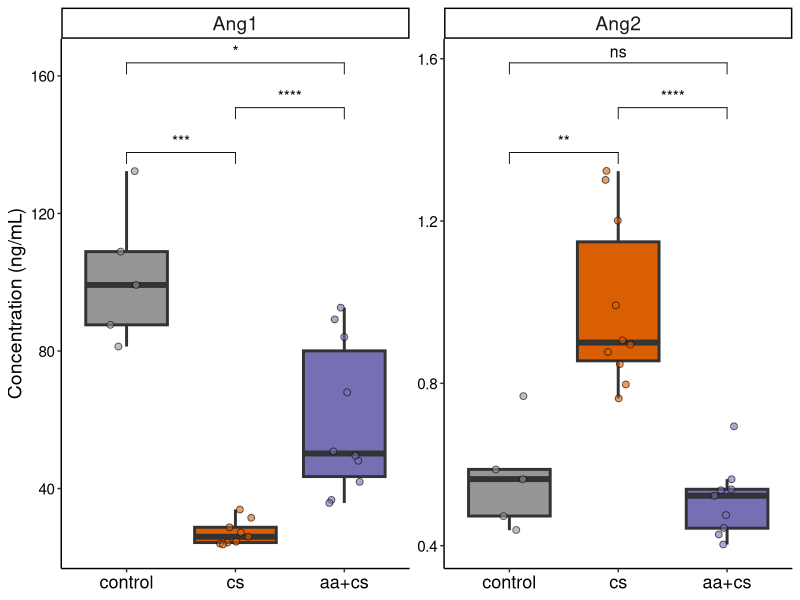
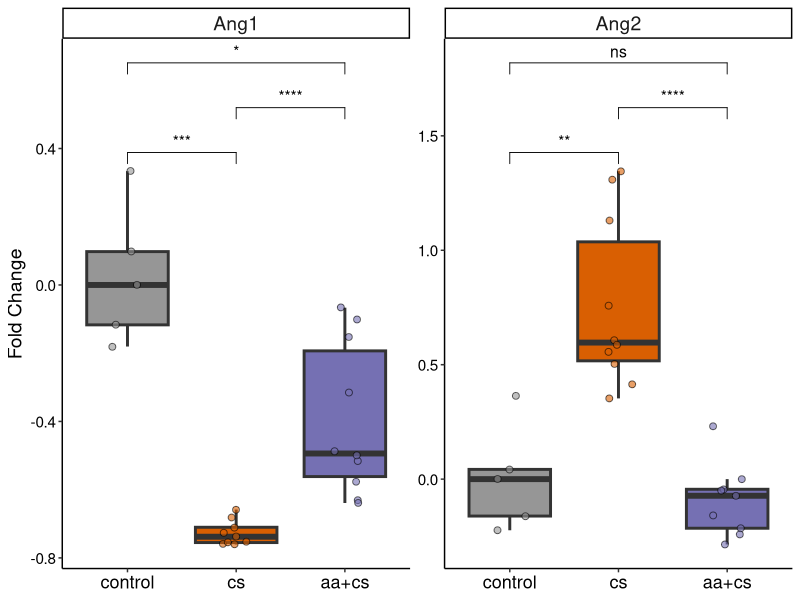
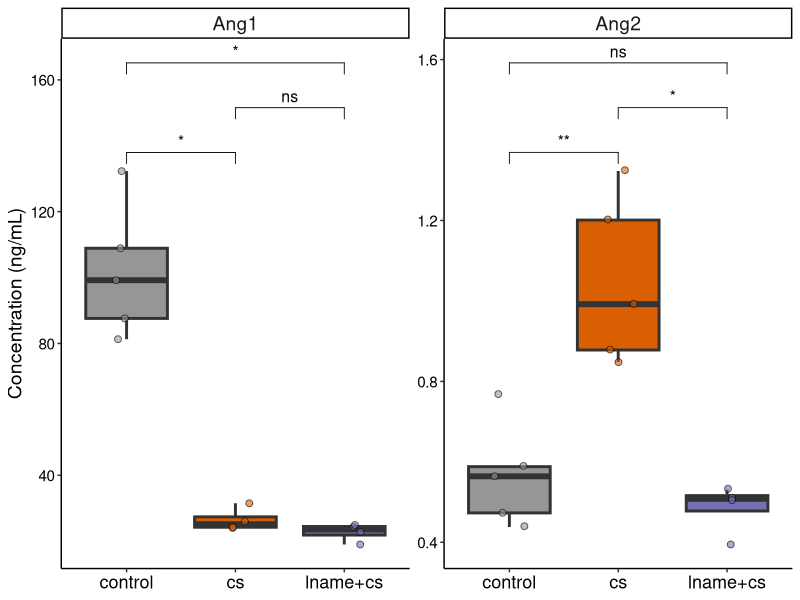
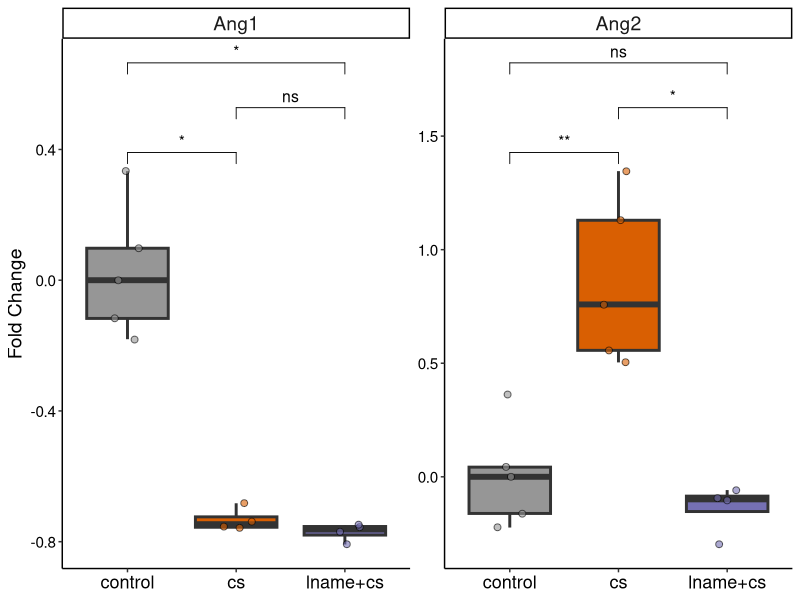
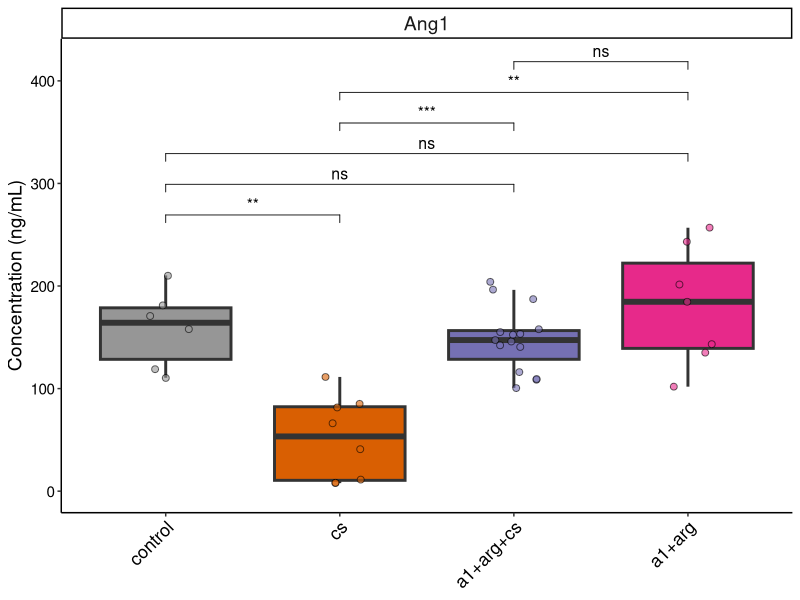
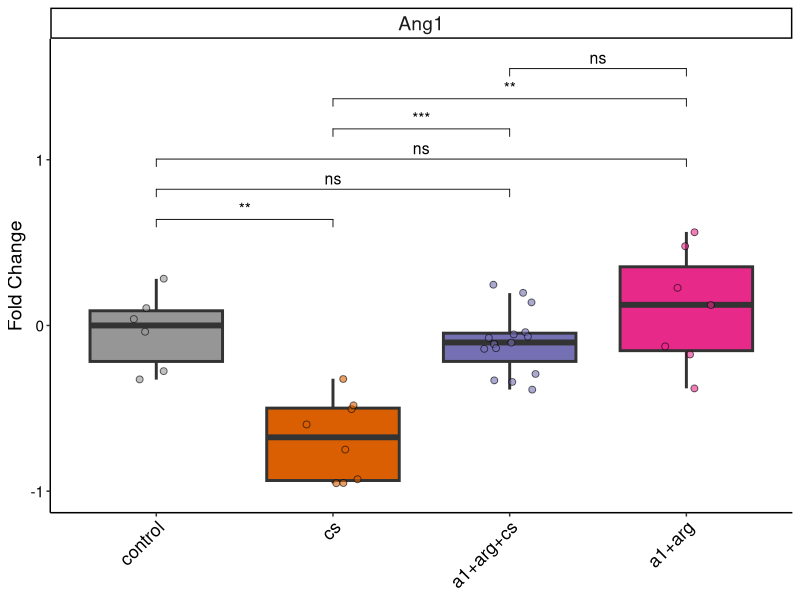
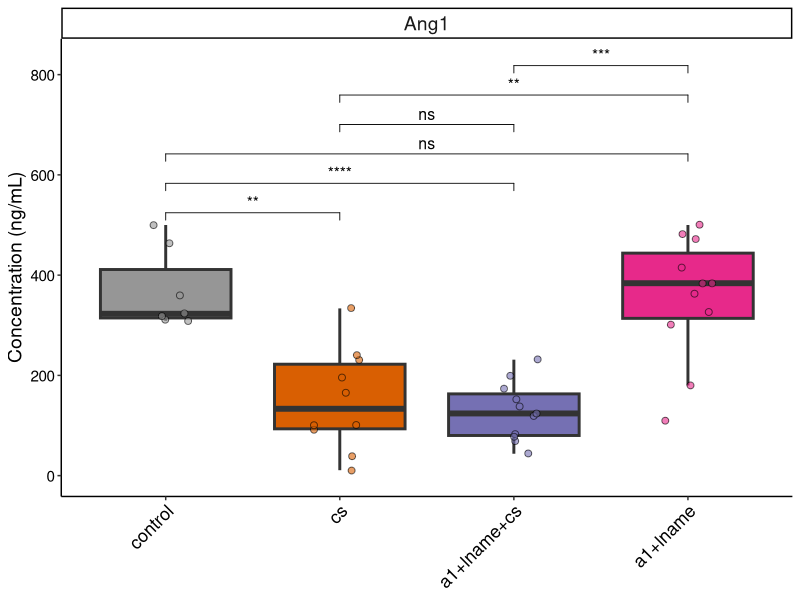
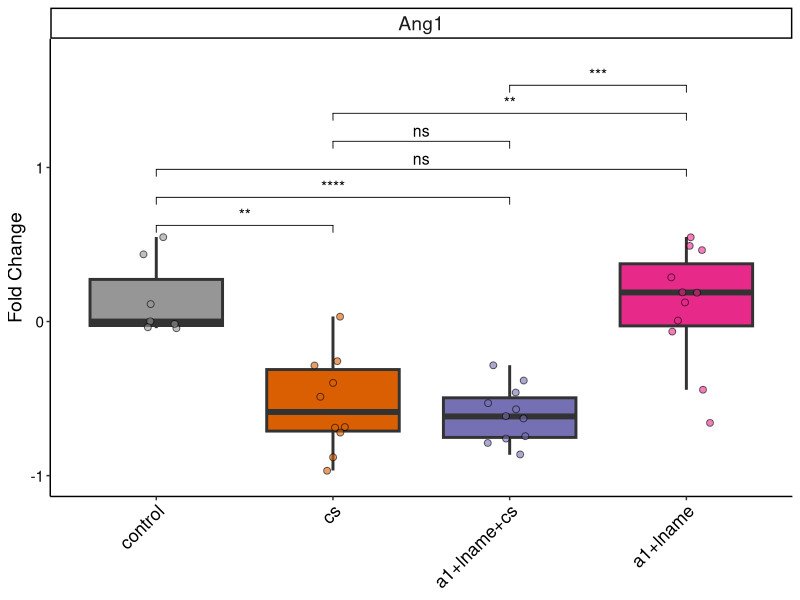

Recreate these plots in R, in order.
######################
# Vascular resilience
# Ang1 and Ang2: master ELISA analysis
#####################

# In this script, we will generate all ELISA boxplots generated for the manuscripts for mouse data, Angiopoetin 1 and Angiopoetin 2.


# Setup -------------------------------------------------------------------
setwd(dirname(rstudioapi::getActiveDocumentContext()$path))

# load data
elisa.master <- read.csv("../../Rdata/Mouse/mouse_elisa_masterfile.csv")

# load packages
library(plyr)
library(tidyverse)
library(ggpubr)
library(RColorBrewer)

# set output
output.dir <- "../../Figures/mouse/boxplots/"

# Set plotting aesthetics -------------------------------------------------

box.theme <- theme(panel.grid = element_blank(),
                   axis.text = element_text(size = 11, colour = "black"),
                   strip.text = element_text(size = 14),
                   axis.title = element_text(size = 14),
                   axis.title.x = element_blank(),
                   legend.position = "none",
                   axis.text.x = element_text(size = 13),
                   plot.title = element_text(size = 14, hjust = 0.5))


# colours
cols <- brewer.pal(n = 4, "Dark2")[2:4]
cols <- c("#969696", cols)

# Prepare variables -------------------------------------------------------


elisa.master$treatment <- gsub("cont", "control", elisa.master$treatment)

# Subset data to experiment -----------------------------------------------

elisa.list <- split(elisa.master, elisa.master$experiment)

# ARA vs CS vs Control ----------------------------------------------------

# for this analysis, we gather the aa, cs, and control groups.  Both the 2 and 4 hour post challenge groups are used.

aa <- elisa.list$aa.lname.arg_serum %>%
  filter(treatment %in% c("aa", "cs", "control"))

# set variable names

aa$treatment <- gsub("aa", "aa+cs", aa$treatment)

# set statistical comparisons
aa_comparisons <-  list(c("control", "cs"),
                        c("cs", "aa+cs"),
                        c("control", "aa+cs"))

# create fold change from controls
aa <- ddply(aa,
            .(analyte),
            transform,
            fold_change = concentration_ng.mL/median(concentration_ng.mL[treatment == "control"]) - 1)


# set factor levels
aa$treatment <- factor(aa$treatment, levels = c("control",
                                                "cs",
                                                "aa+cs"))

# plot concentration
ggplot(aa, aes(treatment, concentration_ng.mL, fill = treatment)) +
  geom_boxplot(outlier.shape = NA, size = 1) +
  geom_point(position = position_jitter(0.15), shape = 21, size = 2, alpha = 0.6) +
  stat_compare_means(method = "wilcox.test", label = "p.signif", comparisons = aa_comparisons, size = 4) +
  facet_wrap(~analyte, scales = "free") +
  scale_fill_manual(values = cols) +
  #ggtitle("AA Serum Ang1 and Ang2") +
  theme_classic() + 
  box.theme +
  ylab("Concentration (ng/mL)") +
  scale_color_manual(values = cols)

# save plot
ggsave(paste0(output.dir, "mouse_elisa_aa_cs_control_a1a2.pdf"),
              device = "pdf",
              dpi = 300,
              width = 4.5, height = 3.5)


# plot fold change
ggplot(aa, aes(treatment, fold_change, fill = treatment)) +
  geom_boxplot(outlier.shape = NA, size = 1) +
  geom_point(position = position_jitter(0.15), shape = 21, size = 2, alpha = 0.6) +
  stat_compare_means(method = "wilcox.test", label = "p.signif", comparisons = aa_comparisons, size = 4) +
  facet_wrap(~analyte, scales = "free") +
  scale_fill_manual(values = cols) +
  #ggtitle("AA Serum Ang1 and Ang2") +
  theme_classic() + 
  box.theme +
  ylab("Fold Change") +
  scale_color_manual(values = cols)

ggsave(paste0(output.dir, "mouse_elisa_aa_cs_control_a1a2_FC.pdf"),
       device = "pdf",
       dpi = 300,
       width = 4.5, height = 3.5)

# LNAME vs. CS vs. Control -------------------------------------------------------
# for this analysis, we gather the lname, cs, and control groups.  Only the 2 hour post challenge groups are used.

ln <- elisa.list$aa.lname.arg_serum %>%
  filter(treatment %in% c("lname", "cs", "control") | is.na(hpc),
         is.na(hpc) | hpc == 2)

table(ln$treatment)

# set variable names
ln$treatment <- gsub("lname", "lname+cs", ln$treatment)

# create fold change from controls
ln <- ddply(ln,
            .(analyte),
            transform,
            fold_change = concentration_ng.mL/median(concentration_ng.mL[treatment == "control"]) - 1)

# set comparions
ln_comparisons <-  list(c("control", "cs"),
                        c("cs", "lname+cs"),
                        c("control", "lname+cs"))

# set factor levels
ln$treatment <- factor(ln$treatment, levels = c("control", "cs", "lname+cs"))

# plot concentration
ggplot(ln, aes(treatment, concentration_ng.mL, fill = treatment)) +
  geom_boxplot(outlier.shape = NA, size = 1) +
  geom_point(position = position_jitter(0.15), shape = 21, size = 2, alpha = 0.6) +
  stat_compare_means(method = "wilcox.test", label = "p.signif", comparisons = ln_comparisons, size = 4) +
  facet_wrap(~analyte, scales = "free") +
  scale_fill_manual(values = cols) +
  #ggtitle("LNAME Serum Ang1 and Ang2") +
  theme_classic() + 
  box.theme +
  ylab("Concentration (ng/mL)")

# save plot
ggsave(paste0(output.dir, "mouse_elisa_lname_cs_control_a1a2.pdf"),
       device = "pdf",
       dpi = 300,
       width = 4.5, height = 3.5)

# plot fold change
ggplot(ln, aes(treatment, fold_change, fill = treatment)) +
  geom_boxplot(outlier.shape = NA, size = 1) +
  geom_point(position = position_jitter(0.15), shape = 21, size = 2, alpha = 0.6) +
  stat_compare_means(method = "wilcox.test", label = "p.signif", comparisons = ln_comparisons, size = 4) +
  facet_wrap(~analyte, scales = "free") +
  scale_fill_manual(values = cols) +
  #ggtitle("LNAME Serum Ang1 and Ang2") +
  theme_classic() + 
  box.theme +
  ylab("Fold Change")

# save plot
ggsave(paste0(output.dir, "mouse_elisa_lname_cs_control_a1a2_FC.pdf"),
       device = "pdf",
       dpi = 300,
       width = 4.5, height = 3.5)

# Ang1 + L-Arg ------------------------------------------------------------

# for this experiment, we gather the a1+Larg experiment.
a1la <- elisa.list$`a1+arg_serum`

# create fold change from controls
a1la <- ddply(a1la,
            .(analyte),
            transform,
            fold_change = concentration_ng.mL/median(concentration_ng.mL[treatment == "control"]) - 1)

# set comparions
a1la_comparisons <-  list(c("control", "cs"),
                        c("control", "a1+arg+cs"),
                        c("control", "a1+arg"),
                        c("cs", "a1+arg+cs"),
                        c("cs", "a1+arg"),
                        c("a1+arg+cs", "a1+arg"))

# set factor levels
a1la$treatment <- factor(a1la$treatment, levels = c("control", "cs", "a1+arg+cs", "a1+arg"))

# plot concentration
ggplot(a1la, aes(treatment, concentration_ng.mL, fill = treatment)) +
  geom_boxplot(outlier.shape = NA, size = 1) +
  geom_point(position = position_jitter(0.15), shape = 21, size = 2, alpha = 0.6) +
  stat_compare_means(method = "wilcox.test", label = "p.signif", comparisons = a1la_comparisons, size = 4) +
  facet_wrap(~analyte, scales = "free") +
  scale_fill_manual(values = cols) +
  #ggtitle("Ang1+Arg Serum Ang1") +
  theme_classic() + 
  box.theme +
  ylab("Concentration (ng/mL)") + 
  theme(axis.text.x = element_text(angle = 45, hjust = 1.0, vjust = 1.0)) +
  ylim(c(0, 420))

# save plot
ggsave(paste0(output.dir, "mouse_elisa_a1arg_cs_control_a1.pdf"),
       device = "pdf",
       dpi = 300,
       width = 3, height = 3.5)

# plot fold change
ggplot(a1la, aes(treatment, fold_change, fill = treatment)) +
  geom_boxplot(outlier.shape = NA, size = 1) +
  geom_point(position = position_jitter(0.15), shape = 21, size = 2, alpha = 0.6) +
  stat_compare_means(method = "wilcox.test", label = "p.signif", comparisons = a1la_comparisons, size = 4) +
  facet_wrap(~analyte, scales = "free") +
  scale_fill_manual(values = cols) +
  #ggtitle("Ang1+Arg Serum Ang1") +
  theme_classic() + 
  box.theme +
  ylab("Fold Change") + 
  theme(axis.text.x = element_text(angle = 45, hjust = 1.0, vjust = 1.0))+
  ylim(c(-1, 1.6))

# save plot
ggsave(paste0(output.dir, "mouse_elisa_a1arg_cs_control_a1_FC.pdf"),
       device = "pdf",
       dpi = 300,
       width = 3, height = 3.5)


# Ang1 + LNAME vs control -------------------------------------------------

# for this experiment, we gather the a1+Larg experiment.
a1ln <- elisa.list$`a1+lname_serum`

# create fold change from controls
a1ln <- ddply(a1ln,
              .(analyte),
              transform,
              fold_change = concentration_ng.mL/median(concentration_ng.mL[treatment == "control"]) - 1)

# set comparions
a1ln_comparisons <-  list(c("control", "cs"),
                          c("control", "a1+lname+cs"),
                          c("control", "a1+lname"),
                          c("cs", "a1+lname+cs"),
                          c("cs", "a1+lname"),
                          c("a1+lname+cs", "a1+lname"))

# set factor levels
a1ln$treatment <- factor(a1ln$treatment, levels = c("control", "cs", "a1+lname+cs", "a1+lname"))

# plot concentration
ggplot(a1ln, aes(treatment, concentration_ng.mL, fill = treatment)) +
  geom_boxplot(outlier.shape = NA, size = 1) +
  geom_point(position = position_jitter(0.15), shape = 21, size = 2, alpha = 0.6) +
  stat_compare_means(method = "wilcox.test", label = "p.signif", comparisons = a1ln_comparisons, size = 4) +
  facet_wrap(~analyte, scales = "free") +
  scale_fill_manual(values = cols) +
  #ggtitle("Ang1+LNAME Serum Ang1") +
  theme_classic() + 
  box.theme +
  ylab("Concentration (ng/mL)") + 
  theme(axis.text.x = element_text(angle = 45, hjust = 1.0, vjust = 1.0)) +
  ylim(c(0, 830))

# save plot
ggsave(paste0(output.dir, "mouse_elisa_a1lname_cs_control_a1.pdf"),
       device = "pdf",
       dpi = 300,
       width = 3, height = 3.5)

# plot fold change
ggplot(a1ln, aes(treatment, fold_change, fill = treatment)) +
  geom_boxplot(outlier.shape = NA, size = 1) +
  geom_point(position = position_jitter(0.15), shape = 21, size = 2, alpha = 0.6) +
  stat_compare_means(method = "wilcox.test", label = "p.signif", comparisons = a1ln_comparisons, size = 4) +
  facet_wrap(~analyte, scales = "free") +
  scale_fill_manual(values = cols) +
  #ggtitle("Ang1+LNAME Serum Ang1") +
  theme_classic() + 
  box.theme +
  ylab("Fold Change") + 
  theme(axis.text.x = element_text(angle = 45, hjust = 1.0, vjust = 1.0)) +
  ylim(c(-1, 1.7))

# save plot
ggsave(paste0(output.dir, "mouse_elisa_a1lname_cs_control_a1_FC.pdf"),
       device = "pdf",
       dpi = 300,
       width = 3, height = 3.5)
